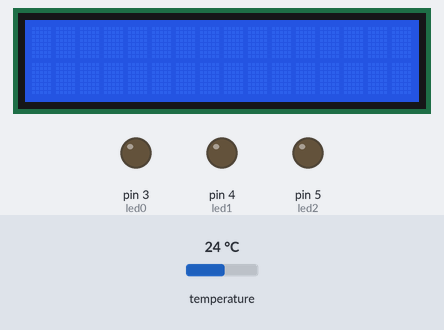
Bench run of a sketch on a simulated Arduino Uno, built with avr-gcc and run on an emulated ATmega328P. Parts: 16×2 character LCD, output pins drawn as LEDs (lit = HIGH). Inputs (shaded band) come from the test bench; at power-on: temperature 24 °C.

Above: at 1.3 s.
1.4 s: temperature set to 15.6 °C
At 3.1 s:
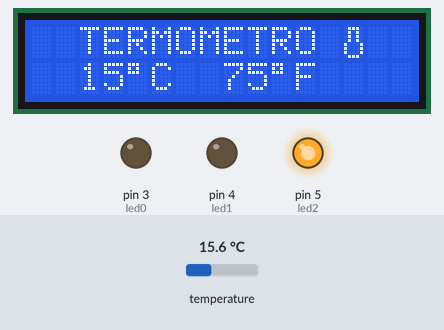
5.8 s: temperature set to 14.6 °C
At 7.0 s:
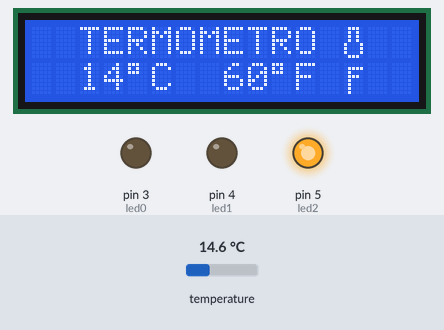
10.2 s: temperature set to 33 °C
At 11.7 s:
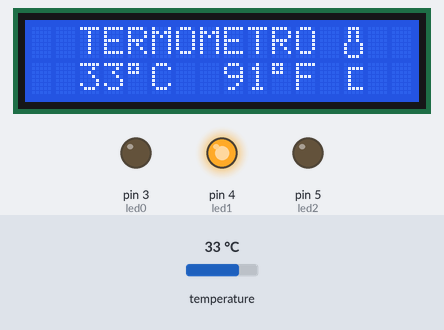
14.6 s: temperature set to 31.7 °C
At 17.6 s:
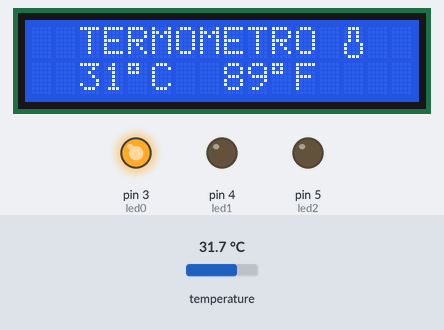
18.1 s: temperature set to 30.1 °C
At 18.8 s:
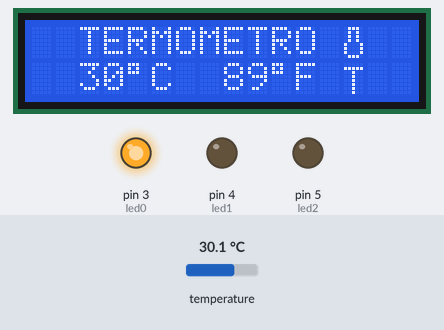
Timing chart, 0 to 21.1 s (numbered marks = the images above; inputs shaded):
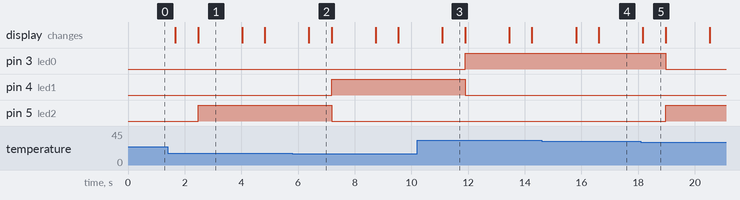

Measured:
- the behaviour switches between 15 and 14.9 °C on temperature (found by bisection; images 1 and 2)
- the behaviour switches between 31 and 30.9 °C on temperature (found by bisection; images 4 and 5)
- after the input at 5.8 s, pin 4 (led1): LOW → HIGH after 1.4 s; pin 5 (led2): HIGH → LOW after 1.4 s; the display: changes after 0.58 s (image 2)
- after the input at 10.2 s, pin 3 (led0): LOW → HIGH after 1.7 s; pin 4 (led1): HIGH → LOW after 1.7 s; the display: changes after 0.90 s (image 3)
- after the input at 14.6 s, the display: first changes after 1.2 s (image 4 shows a later state)
- after the input at 18.1 s, pin 3 (led0): HIGH → LOW after 0.87 s; pin 5 (led2): LOW → HIGH after 0.87 s; the display: changes after 0.06 s (image 5)
- what the display in image 1 shows lasts 1.5 s, from 2.5 s to 4.0 s

The sketch:

SENSOR_DE_TEMPERATURA.ino
```cpp
/*
  FUNDACION KINAL
  CENTRO: EDUCATIVO TECNICO LABORAL KINAL
  PERITO EN ELECTRONICA
  QUINTO PERITO
  SECCION: A
  CURSO: TALLER DE ELECTRONICA DIGITAL Y REPARACION DE COMPUTADORAS
  ALUMNOS: Guillermo Antonio Franco Longo
  CARNETS: 2022357
  proyecto: SENSOR DE TEMPERATURA
*/

#include <OneWire.h>
#include <DallasTemperature.h>
#include <LiquidCrystal_I2C.h>
#define led0 3
#define led1 4
#define led2 5

LiquidCrystal_I2C lcdFranco(0x27,16,2);
OneWire ourWire(2);
DallasTemperature sensor(&ourWire);

int sensortF();
int sensortC();
int TempF, TempC;

byte termometro[] = {
  B01110,
  B01010,
  B01010,
  B01010,
  B10001,
  B10001,
  B10001,
  B01110
};

byte caliente[] = {
  B00000,
  B01111,
  B01000,
  B01000,
  B01000,
  B01000,
  B01111,
  B00000
};

byte frio[] = {
  B00000,
  B01111,
  B01000,
  B01110,
  B01000,
  B01000,
  B01000,
  B01000
};

byte templado[] = {
  B00000,
  B11111,
  B00100,
  B00100,
  B00100,
  B00100,
  B00100,
  B00100
};

byte grados[] = {
  B11100,
  B10100,
  B11100,
  B00000,
  B00000,
  B00000,
  B00000,
  B00000
};

void setup() {
  Serial.begin(9600);   //Inicio la comunicacion serial
  lcdFranco.init();
  lcdFranco.backlight();
  sensor.begin();   //Se inicia el sensor
  lcdFranco.createChar(0, termometro);
  lcdFranco.createChar(1, caliente);
  lcdFranco.createChar(2, frio);
  lcdFranco.createChar(3, templado);
  lcdFranco.createChar(4, grados);
  lcdFranco.home();
  pinMode(led0,OUTPUT);
  pinMode(led2,OUTPUT);
  pinMode(led1,OUTPUT);
}

void loop() {
   TempF = sensortF();
  TempC = sensortC();


  lcdFranco.setCursor(0,0);
  lcdFranco.print("  TERMOMETRO ");
  lcdFranco.write(byte(0));
  //Temperatura en Celsius
  lcdFranco.setCursor(2,1);
  lcdFranco.print(TempC);
  lcdFranco.write(byte(4));
  lcdFranco.print("C");
  //Temperatura en Fahrenheit
  lcdFranco.setCursor(8,1);
  lcdFranco.print(TempF);
  lcdFranco.write(byte(4));
  lcdFranco.print("F ");


  if(TempC >= 15 && TempC <= 30){
    lcdFranco.setCursor(13,1);
    lcdFranco.write(byte(3));
    delay(800);
    lcdFranco.setCursor(13,1);
    lcdFranco.print(" ");
    digitalWrite(led0,LOW);
    digitalWrite(led1,LOW);
    digitalWrite(led2,HIGH);
  }

  if(TempC > 30){
    lcdFranco.setCursor(13,1);
    lcdFranco.write(byte(1));
    delay(800);
    lcdFranco.setCursor(13,1);
    lcdFranco.print(" ");
    digitalWrite(led0,HIGH);
    digitalWrite(led2,LOW);
    digitalWrite(led1,LOW);
  }

  if(TempC < 15){
    lcdFranco.setCursor(13,1);
    lcdFranco.write(byte(2));
    delay(800);
    lcdFranco.setCursor(13,1);
    lcdFranco.print(" ");
    digitalWrite(led0,LOW);
    digitalWrite(led2,LOW);
    digitalWrite(led1,HIGH);
  }
}

int sensortC(){
  sensor.requestTemperatures();
  int temp= sensor.getTempCByIndex(0);
  return temp;
}

int sensortF(){
  sensor.requestTemperatures();
  int temp1 = sensor.getTempFByIndex(0);
  return temp1;
}
```
